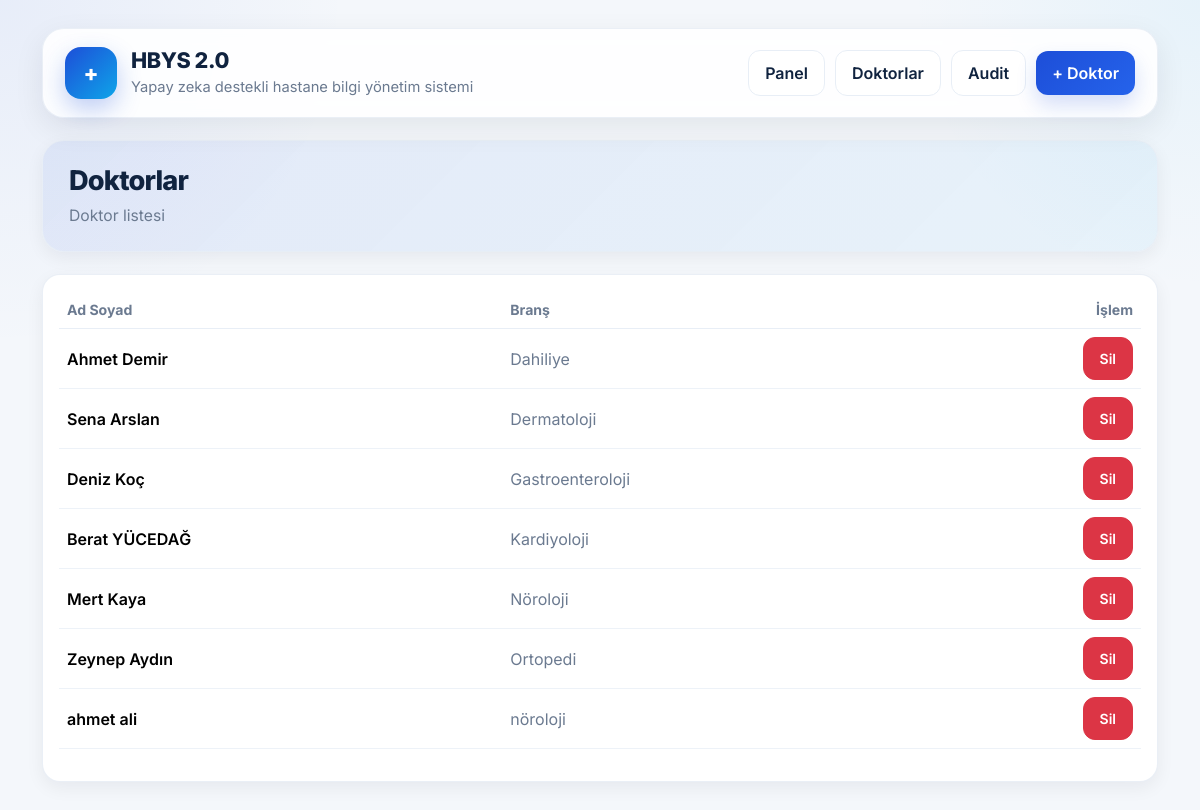
The page /doktorlar (signed in) on the database its author committed.
### tables this page shows
CREATE TABLE doktorlar (
        id INTEGER PRIMARY KEY AUTOINCREMENT,
        ad TEXT,
        soyad TEXT,
        brans TEXT
    );

### site.py (the view)
@app.route("/doktorlar")
@login_required
def doktorlar_sayfa():
    msg = request.args.get("msg")
    hata = request.args.get("hata")
    conn = get_conn()
    cur = conn.cursor()
    cur.execute("SELECT * FROM doktorlar ORDER BY brans, ad")
    doktorlar = cur.fetchall()
    conn.close()
    return render_template("doktorlar.html", doktorlar=doktorlar, msg=msg, hata=hata)

### site.py (called while the page is built)
def get_conn():
    conn = sqlite3.connect(DB_NAME)
    conn.row_factory = sqlite3.Row  # dict gibi erişim
    return conn

def login_required(f):
    @wraps(f)
    def decorated(*args, **kwargs):
        if not session.get("user_id"):
            return redirect("/?hata=Önce giriş yapmalısın.")
        return f(*args, **kwargs)
    return decorated

### templates/doktorlar.html (shortened to what this page needs)
{% extends "base.html" %}
{% block page_title %}Doktorlar{% endblock %}
{% block page_subtitle %}Doktor listesi{% endblock %}
{% block top_actions %}
<a class="btn btn-primary" href="/doktor_ekle">+ Doktor</a>
{% endblock %}
{% block content %}
<div class="card card-soft">
  <div class="card-body">
    <div class="table-responsive">
      <table class="table align-middle">
        <thead>
          <tr>
            <th>Ad Soyad</th>
            <th>Branş</th>
            <th class="text-end">İşlem</th>
          </tr>
        </thead>
        <tbody>
          {% for d in doktorlar %}
          <tr>
            <td class="fw-semibold">{{ d["ad"] }} {{ d["soyad"] }}</td>
            <td class="text-muted">{{ d["brans"] }}</td>
            <td class="text-end">
              <form method="POST"
                    action="{{ url_for('doktor_sil', id=d['id']) }}"
                    style="display:inline;"
                    onsubmit="return confirm('Bu doktoru silmek istediğinize emin misiniz?');">
                <button type="submit" class="btn btn-sm btn-danger">Sil</button>
              </form>
            </td>
          </tr>
          {% endfor %}
        </tbody>
      </table>
    </div>
  </div>
</div>
{% endblock %}

### templates/base.html (shortened to what this page needs)
<!doctype html>
<html lang="tr">
<head>
  <link href="https://cdn.jsdelivr.net/npm/bootstrap@5.3.3/dist/css/bootstrap.min.css" rel="stylesheet">
</head>
<body>
  <div class="app-shell">
    <div class="container">
      <div class="topbar">
        <div class="row g-3 align-items-center">
          <div class="col-lg-5">
            <div class="brand-wrap">
              <div class="brand-logo">+</div>
              <div>
                <h1 class="brand-title">HBYS 2.0</h1>
                <div class="brand-subtitle">Yapay zeka destekli hastane bilgi yönetim sistemi</div>
              </div>
            </div>
          </div>
          <div class="col-lg-7">
            <div class="nav-actions justify-content-lg-end">
              <a class="btn btn-outline-secondary" href="/panel">Panel</a>
              <a class="btn btn-outline-secondary" href="/doktorlar">Doktorlar</a>
              {% if session.get("yetki") == "admin" %}
                <a class="btn btn-outline-secondary" href="{{ url_for('audit_page') }}">Audit</a>
              {% endif %}
              {% block top_actions %}{% endblock %}
            </div>
          </div>
        </div>
      </div>
      <div class="page-hero">
        <div class="row g-3 align-items-center">
          <div class="col-lg-7">
            <h2 class="page-title">{% block page_title %}HBYS{% endblock %}</h2>
            <div class="page-subtitle">{% block page_subtitle %}{% endblock %}</div>
          </div>
        </div>
      </div>
      <div class="content-wrap">
        {% block content %}{% endblock %}
      </div>
    </div>
  </div>
</body>
</html>

### templates/base.html (style rules this page uses)
:root { --bg: #f4f7fb; --surface: #ffffff; --surface-2: #f8fbff; --text: #10233f; --muted: #6b7a90; --border: #e8eef6; --primary: #1d4ed8; --primary-dark: #163ea9; --success: #16a34a; --warning: #f59e0b; --danger: #dc2626; --shadow: 0 10px 30px rgba(15, 23, 42, 0.08); --shadow-soft: 0 6px 18px rgba(15, 23, 42, 0.06); --radius: 18px; }
* { box-sizing: border-box; }
body { margin: 0; font-family: "Inter", sans-serif; background: radial-gradient(circle at top left, rgba(29, 78, 216, 0.06), transparent 24%), radial-gradient(circle at top right, rgba(14, 165, 233, 0.06), transparent 20%), var(--bg); color: var(--text); }
a { text-decoration: none; }
.app-shell { min-height: 100vh; padding: 28px 0; }
.topbar { background: rgba(255, 255, 255, 0.88); backdrop-filter: blur(10px); border: 1px solid rgba(232, 238, 246, 0.9); border-radius: 22px; box-shadow: var(--shadow); padding: 18px 22px; margin-bottom: 22px; }
.brand-wrap { display: flex; align-items: center; gap: 14px; }
.brand-logo { width: 52px; height: 52px; border-radius: 16px; background: linear-gradient(135deg, var(--primary), #0ea5e9); display: flex; align-items: center; justify-content: center; color: #fff; font-size: 22px; font-weight: 800; box-shadow: 0 10px 24px rgba(29, 78, 216, 0.28); flex-shrink: 0; }
.brand-title { margin: 0; font-size: 1.35rem; font-weight: 800; letter-spacing: -0.02em; color: var(--text); }
.brand-subtitle { margin: 2px 0 0 0; font-size: 0.92rem; color: var(--muted); }
.nav-actions { display: flex; align-items: center; gap: 10px; flex-wrap: wrap; }
.btn { border-radius: 12px; font-weight: 600; padding: 10px 16px; transition: all 0.18s ease; }
.btn-primary { background: linear-gradient(135deg, var(--primary), #2563eb); border: none; box-shadow: 0 10px 20px rgba(29, 78, 216, 0.18); }
.btn-outline-secondary { border: 1px solid var(--border); color: var(--text); background: #fff; }
.page-hero { background: linear-gradient(135deg, rgba(29, 78, 216, 0.08), rgba(14, 165, 233, 0.05)); border: 1px solid rgba(232, 238, 246, 0.9); border-radius: 22px; box-shadow: var(--shadow-soft); padding: 24px 26px; margin-bottom: 22px; }
.page-title { margin: 0; font-size: 1.7rem; font-weight: 800; letter-spacing: -0.03em; color: var(--text); }
.page-subtitle { margin-top: 6px; color: var(--muted); font-size: 0.98rem; }
.content-wrap { padding-bottom: 10px; }
.card-soft { background: var(--surface); border: 1px solid rgba(232, 238, 246, 0.9); border-radius: var(--radius); box-shadow: var(--shadow-soft); }
.table { --bs-table-bg: transparent; }
.table thead th { color: var(--muted); font-size: 0.88rem; font-weight: 700; border-bottom-color: var(--border); }
.table tbody td { vertical-align: middle; border-bottom-color: #edf2f8; }
.text-muted { color: var(--muted) !important; }

### rows shown on the page
doktorlar: ad "Ahmet", soyad "Demir", brans "Dahiliye"
doktorlar: ad "Sena", soyad "Arslan", brans "Dermatoloji"
doktorlar: ad "Deniz", soyad "Koç", brans "Gastroenteroloji"
doktorlar: ad "Berat", soyad "YÜCEDAĞ", brans "Kardiyoloji"
doktorlar: ad "Mert", soyad "Kaya", brans "Nöroloji"
doktorlar: ad "Zeynep", soyad "Aydın", brans "Ortopedi"
doktorlar: ad "ahmet", soyad "ali", brans "nöroloji"
